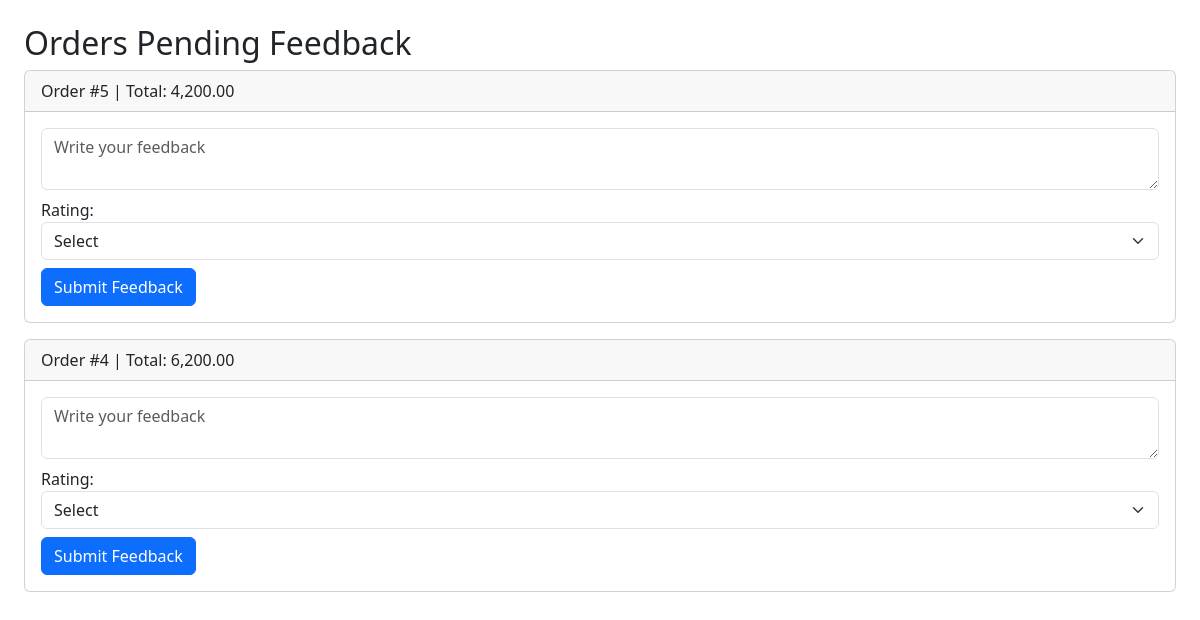
/feedback.php (signed in), run on the app's committed database.
### tables this page shows
CREATE TABLE `orders` (
  `order_id` int(11) NOT NULL,
  `user_id` int(11) NOT NULL,
  `full_name` varchar(100) NOT NULL,
  `phone` varchar(20) NOT NULL,
  `address` text NOT NULL,
  `total_amount` decimal(10,2) NOT NULL,
  `status` enum('Pending','Accepted','Rejected','Packed','Shipped','Out for delivery','Delivered') DEFAULT 'Pending',
  `created_at` timestamp NOT NULL DEFAULT current_timestamp()
);

### feedback.php (the view, shortened to what this page needs)
<?php
include "config.php";
$user_id = $_SESSION['user_id'];
$sql = "SELECT o.order_id, o.total_amount, o.created_at
        FROM orders o
        LEFT JOIN feedback f ON o.order_id=f.order_id AND f.user_id=?
        WHERE o.user_id=? AND o.status='Delivered' AND f.feedback_id IS NULL
        ORDER BY o.created_at DESC";
$stmt = $conn->prepare($sql);
$stmt->bind_param("ii", $user_id, $user_id);
$stmt->execute();
$result = $stmt->get_result();
?>
<!DOCTYPE html>
<html>
<head>
    <link rel="stylesheet" href="https://cdn.jsdelivr.net/npm/bootstrap@5.3.0/dist/css/bootstrap.min.css">
</head>
<body class="p-4">
<h2>Orders Pending Feedback</h2>
<?php while ($order = $result->fetch_assoc()): ?>
    <div class="card mb-3">
        <div class="card-header">
            Order #<?= $order['order_id'] ?> | Total: <?= number_format($order['total_amount'], 2) ?>
        </div>
        <div class="card-body">
            <form method="POST">
                <div class="mb-2">
                    <textarea name="comment" class="form-control" placeholder="Write your feedback" required></textarea>
                </div>
                <div class="mb-2">
                    <label>Rating:</label>
                    <select name="rating" class="form-select" required>
                        <option value="">Select</option>
                    </select>
                </div>
                <button type="submit" class="btn btn-primary">Submit Feedback</button>
            </form>
        </div>
    </div>
<?php endwhile; ?>
</body>
</html>

### data on the page
orders: order_id "5", total_amount "4,200.00"
orders: order_id "4", total_amount "6,200.00"
